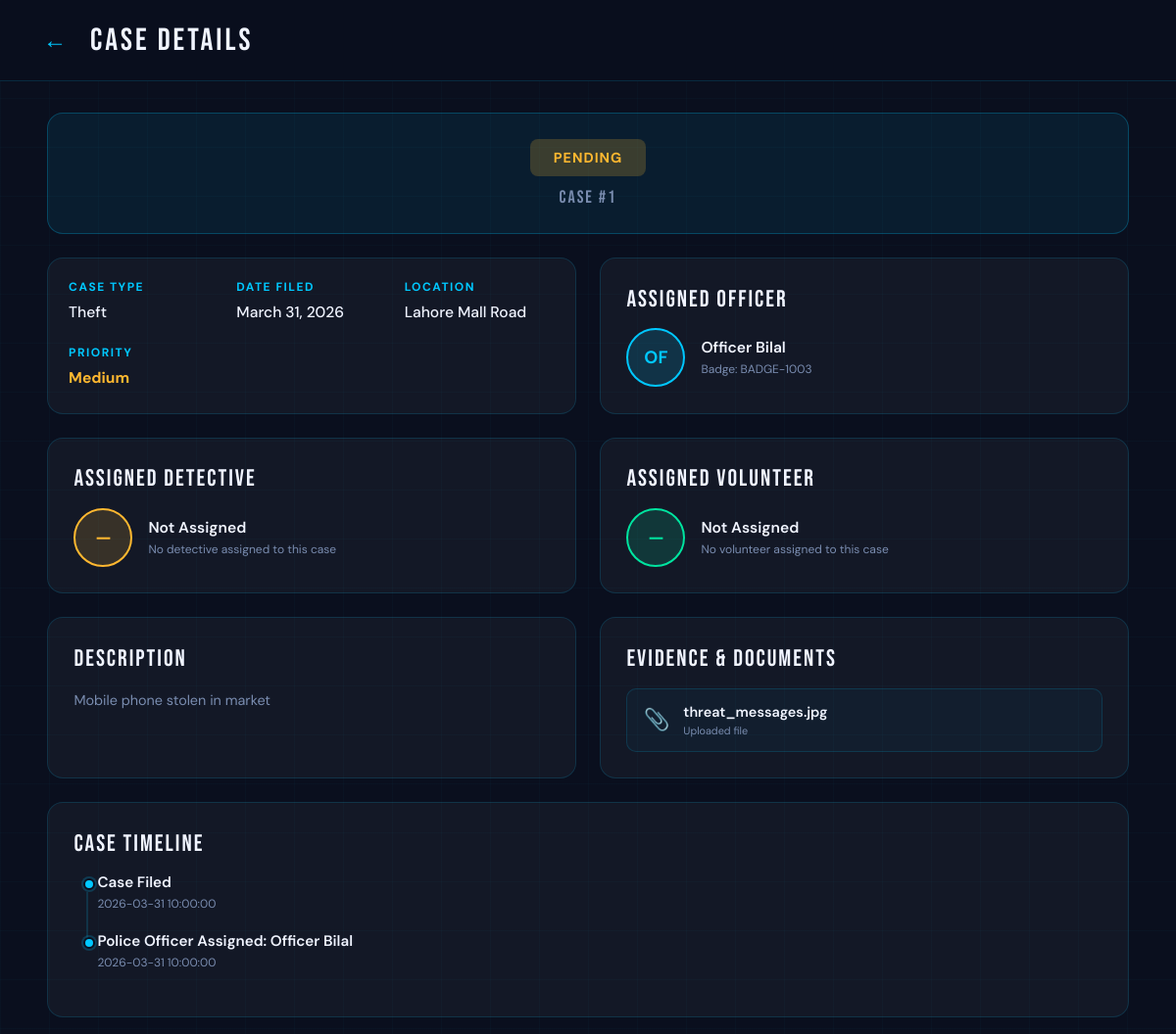
/case_detail/1, run on an earlier commit of the app's database.
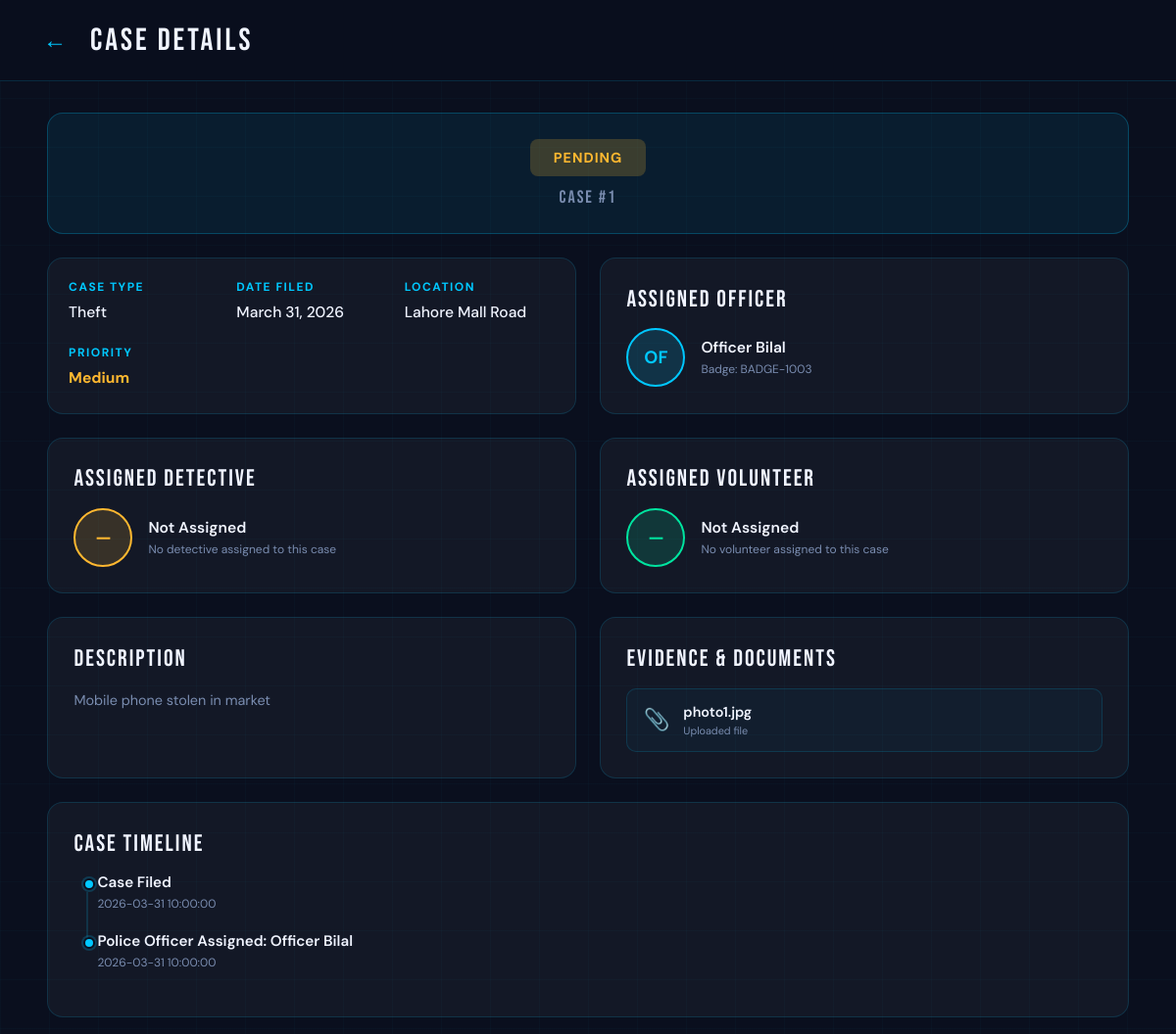
And on a later commit of the database.
### tables this page shows
CREATE TABLE Evidence (
    evidence_id INTEGER PRIMARY KEY AUTOINCREMENT,
    complaint_id INTEGER NOT NULL,
    file_url TEXT NOT NULL,
    uploaded_at DATETIME DEFAULT CURRENT_TIMESTAMP,

    FOREIGN KEY (complaint_id) REFERENCES Complaints(complaint_id)
);

### app.py (the view)
@app.route('/case_detail/<int:case_id>')
def case_detail(case_id):
    db = get_db_connection()
    is_assigned = request.args.get('assigned') == '1'
    is_detective = request.args.get('detective') == '1'
    case = db.execute('''
        SELECT c.complaint_id, cc.name as category_name, c.description,
               c.location, c.status, c.created_at,
               cs.priority, cs.notes,
               ap_police.name as officer_name,
               ap_police.badge_number as officer_badge,
               ap_detective.name as detective_name,
               ap_detective.badge_number as detective_badge,
               det.specialization as detective_specialization,
               vol.full_name as volunteer_name
        FROM Complaints c
        JOIN CrimeCategories cc ON c.category_id = cc.category_id
        LEFT JOIN Cases cs ON c.complaint_id = cs.complaint_id
        LEFT JOIN AuthorizedPersonnel ap_police ON cs.assigned_police_id = ap_police.personnel_id
        LEFT JOIN AuthorizedPersonnel ap_detective ON cs.assigned_detective_id = ap_detective.personnel_id
        LEFT JOIN Detectives det ON ap_detective.personnel_id = det.personnel_id
        LEFT JOIN Citizens vol ON cs.assigned_volunteer_id = vol.citizen_id
        WHERE c.complaint_id = ?
    ''', (case_id,)).fetchone()
    evidence_files = []
    if case:
        evidence = db.execute('''
            SELECT file_url
            FROM Evidence
            WHERE complaint_id = ?
        ''', (case_id,)).fetchall()
        for e in evidence:
            filename = e['file_url'].split('/')[-1] if e['file_url'] else 'Unknown file'
            evidence_files.append({
                'name': filename,
                'url': e['file_url']
            })
    timeline = []
    if case:
        timeline.append({
            'event': 'Case Filed',
            'date': case['created_at']
        })
        if case['status'] != 'Pending' and case['status']:
            timeline.append({
                'event': f"Status: {case['status']}",
                'date': case['created_at']
            })
        if case['officer_name']:
            timeline.append({
                'event': f"Police Officer Assigned: {case['officer_name']}",
                'date': case['created_at']
            })
        if case['detective_name']:
            timeline.append({
                'event': f"Detective Assigned: {case['detective_name']}",
                'date': case['created_at']
            })
        if case['volunteer_name']:
            timeline.append({
                'event': f"Volunteer Assigned: {case['volunteer_name']}",
                'date': case['created_at']
            })
    db.close()
    if not case:
        flash('Case not found', 'error')
        return redirect(url_for('case_tracking'))
    case_dict = dict(case)
    case_dict['evidence_files'] = evidence_files
    case_dict['timeline'] = timeline
    if case_dict['created_at']:
        try:
            dt = datetime.strptime(case_dict['created_at'], '%Y-%m-%d %H:%M:%S')
            case_dict['date_filed'] = dt.strftime('%B %d, %Y')
        except:
            case_dict['date_filed'] = case_dict['created_at']
    return render_template('case_detail.html', case=case_dict, is_assigned=is_assigned, is_detective=is_detective)

### app.py (called while the page is built)
def get_db_connection():
    conn = sqlite3.connect(DATABASE)
    conn.row_factory = sqlite3.Row
    return conn

### templates/case_detail.html (shortened to what the changed rows need)
<!DOCTYPE html>
<html lang="en">
<head>
</head>
<body>
  <div class="app-container">
    <div class="app-content">
      <div class="content">
        {% if case %}
        <div class="detail-grid">
          <div class="block">
            {% if case.evidence_files %}
              {% for file in case.evidence_files %}
              <div class="evidence-item">
                <span class="evidence-icon">📎</span>
                <div>
                  <div class="evidence-name">{{ file.name }}</div>
                  <div class="evidence-size">Uploaded file</div>
                </div>
              </div>
              {% endfor %}
            {% else %}
              <div class="block-text" style="text-align:center;padding:20px;">No evidence files uploaded</div>
            {% endif %}
          </div>
        </div>
        {% endif %}
      </div>
    </div>
  </div>
</body>
</html>

What changed in the data, as far as the page shows it:
removed Evidence: name "threat_messages.jpg"
added Evidence: name "photo1.jpg"
